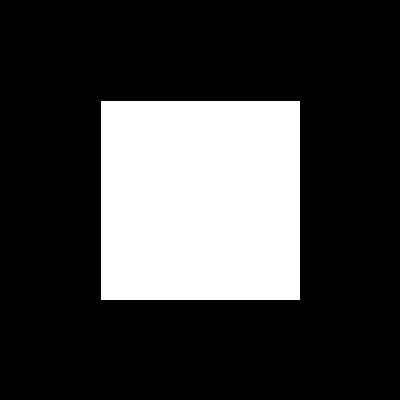
Frame 1 (no input)
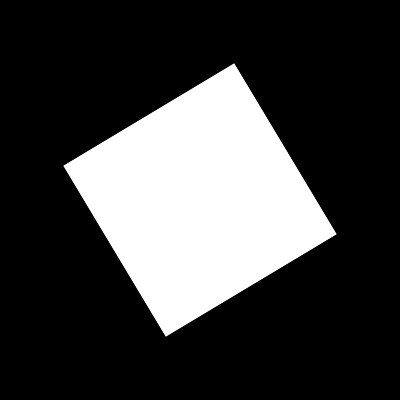
Frame 60 (the mouse pressed at the canvas centre just before this capture)
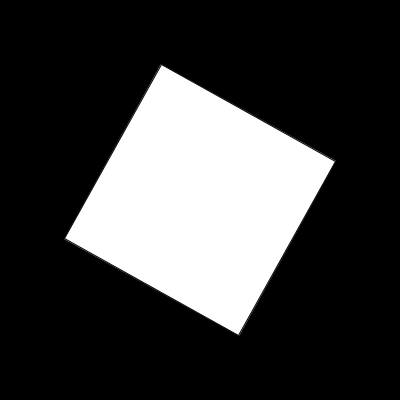
Frame 120 (the mouse held since frame 60 and released just before this capture)

The Processing sketch that drew these frames (run headless with seeded random() and noise(); from frame 60 on, the mouse is pressed at the canvas centre):

// Processing sketch: Aufgabe_10_2_b
// ── Aufgabe_10_2_b.pde
float angle;

void setup() {
  size(400, 400);
  rectMode(CENTER);
}

void draw() {
  background(0);
  translate(width/2, height/2);
  rotate(radians(angle));
  rect(0, 0, 200, 200);
  
  angle += 1; 
}
